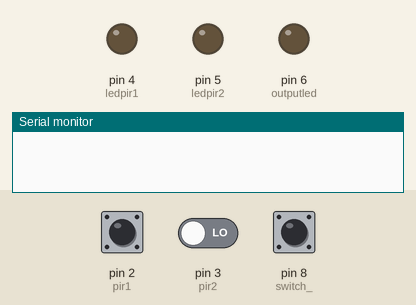
A sketch run on a simulated Arduino Uno, built with avr-gcc and run on an emulated ATmega328P. Shown: output pins drawn as LEDs (lit = HIGH), the last lines printed to the serial monitor. Dashed ring = blinking. Inputs (shaded band) come from the test bench; at power-on: pin 2 (pir1) LOW, pin 3 (pir2) LOW, pin 8 (switch_) HIGH.

Above: at 2.7 s.
2.8 s: pin 2 (pir1) driven HIGH
At 4.0 s:
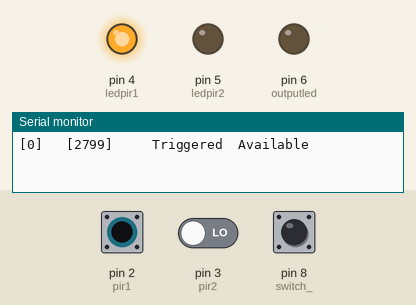
4.3 s: pin 3 (pir2) driven HIGH
At 5.4 s:
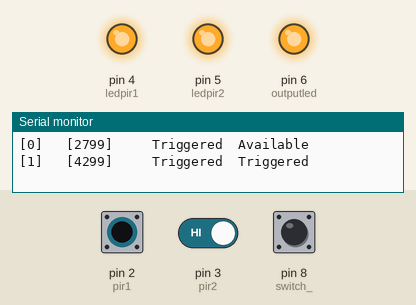
5.8 s: pin 2 (pir1) driven LOW
At 6.5 s:
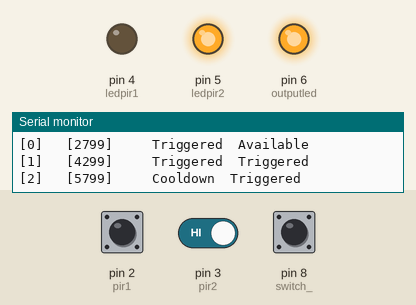
7.3 s: pin 3 (pir2) driven LOW
At 7.6 s:
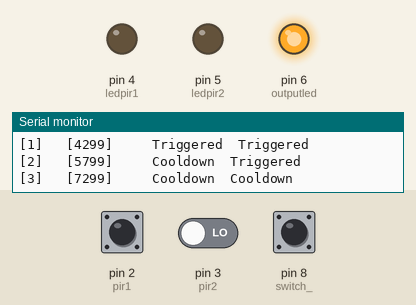
8.8 s: pin 2 (pir1) driven HIGH
At 10.0 s:
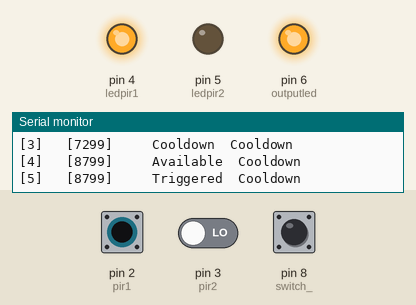
10.3 s: pin 2 (pir1) pulsed LOW 2 times (0.12 s each, 0.3 s apart)
At 10.51 s:
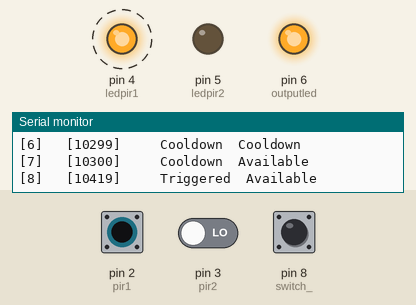
Timing chart, 0 to 13.3 s (numbered marks = the images above; inputs shaded):
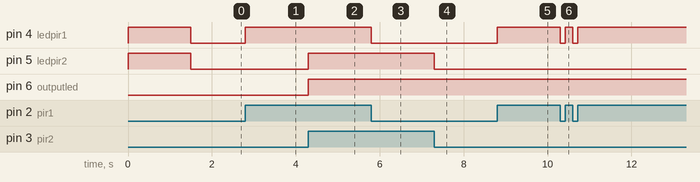

The sketch:

PIR.ino
```cpp
//Henry's Bench
// HC-SR501 Motion Detector
// Sample Sketch

#define pir1 2
#define pir2 3
#define ledpir1 4
#define ledpir2 5
#define outputled 6
#define switch_ 8
enum state {AVAILABLE, TRIGGERED, COOLDOWN};
const char* stateAsString[] = {"Available", "Triggered", "Cooldown"};

bool p1val; // Place to store read PIR Value
bool p2val; // Place to store read PIR Value
bool p1prev;
bool p2prev;

long p1downtime;
long p2downtime;

long p1triggerT;
long p2triggerT;

bool init_ = false;
bool switchOn = false;

int tableLine = 0;

state PIR1 = AVAILABLE;
state PIR2 = AVAILABLE;
state PIR1prev;
state PIR2prev;

void setup() {
  Serial.begin(9600);
  pinMode(pir1, INPUT);
  pinMode(pir2, INPUT);
  pinMode(ledpir1, OUTPUT);
  pinMode(ledpir2, OUTPUT);
  pinMode(switch_, INPUT);
  pinMode(outputled, OUTPUT);
  for (int i = 0; i < 3; i++) {
    digitalWrite(ledpir1, HIGH);
    digitalWrite(ledpir2, HIGH);
    delay(500);
  }
  digitalWrite(ledpir1, LOW);
  digitalWrite(ledpir2, LOW);
}

void loop() {
  switchOn = digitalRead(switch_);

  if (millis() > 60000 && !init_) {
    init_ = true;
    Serial.println("Warm up complete!");
  }

  p1val = digitalRead(pir1);
  p2val = digitalRead(pir2);

  if (!p1prev && p1val) { // If just triggered.
    PIR1 = TRIGGERED;
    p1triggerT = millis();
  }

  if (p1prev && !p1val) { // If just reset.
    p1downtime = millis();
    PIR1 = COOLDOWN;
  }

  if (millis() > p1downtime + 3000 && PIR1 == COOLDOWN) {
    PIR1 = AVAILABLE;
  }

  if (!p2prev && p2val) { // If just triggered.
    PIR2 = TRIGGERED;
    p2triggerT = millis();
  }

  if (p2prev && !p2val) { // If just reset.
    p2downtime = millis();
    PIR2 = COOLDOWN;
  }

  if (millis() > p2downtime + 3000 && PIR2 == COOLDOWN) {
    PIR2 = AVAILABLE;
  }

  digitalWrite(ledpir1, p1val);
  digitalWrite(ledpir2, p2val);

  if (PIR1 != PIR1prev || PIR2 != PIR2prev) {
    overview();
    checkTimings();
  }

  p1prev = p1val;
  p2prev = p2val;
  PIR1prev = PIR1;
  PIR2prev = PIR2;
}

void checkTimings() {
  long deltaT = p1triggerT - p2triggerT;
  if (abs(deltaT) < 2000) {
    if (p1triggerT < p2triggerT) { //PIR2 was later, walked into the room. Turn lights on.
      digitalWrite(outputled, HIGH);
    } else {
      digitalWrite(outputled, LOW);
    }
  }
}

void overview() {
  Serial.print("[");
  Serial.print(tableLine++);
  Serial.print("] \t");
  Serial.print("[");
  Serial.print(millis());
  Serial.print("] \t\t");
  Serial.print(stateAsString[PIR1]);
  Serial.print("\t");
  Serial.print(stateAsString[PIR2]);
  Serial.println();
}
```

Measured:
- after the input at 2.8 s, pin 4 (ledpir1): LOW → HIGH at once
- after the input at 4.3 s, pin 5 (ledpir2), pin 6 (outputled): LOW → HIGH at once
- after the input at 5.8 s, pin 4 (ledpir1): HIGH → LOW at once
- after the input at 7.3 s, pin 5 (ledpir2): HIGH → LOW at once
- after the input at 8.8 s, pin 4 (ledpir1): LOW → HIGH at once
- after the input at 10.3 s, pin 4 (ledpir1): alternates HIGH for 0.18 s and LOW for 0.12 s, 4 changes in all, then stays HIGH, starting at once
